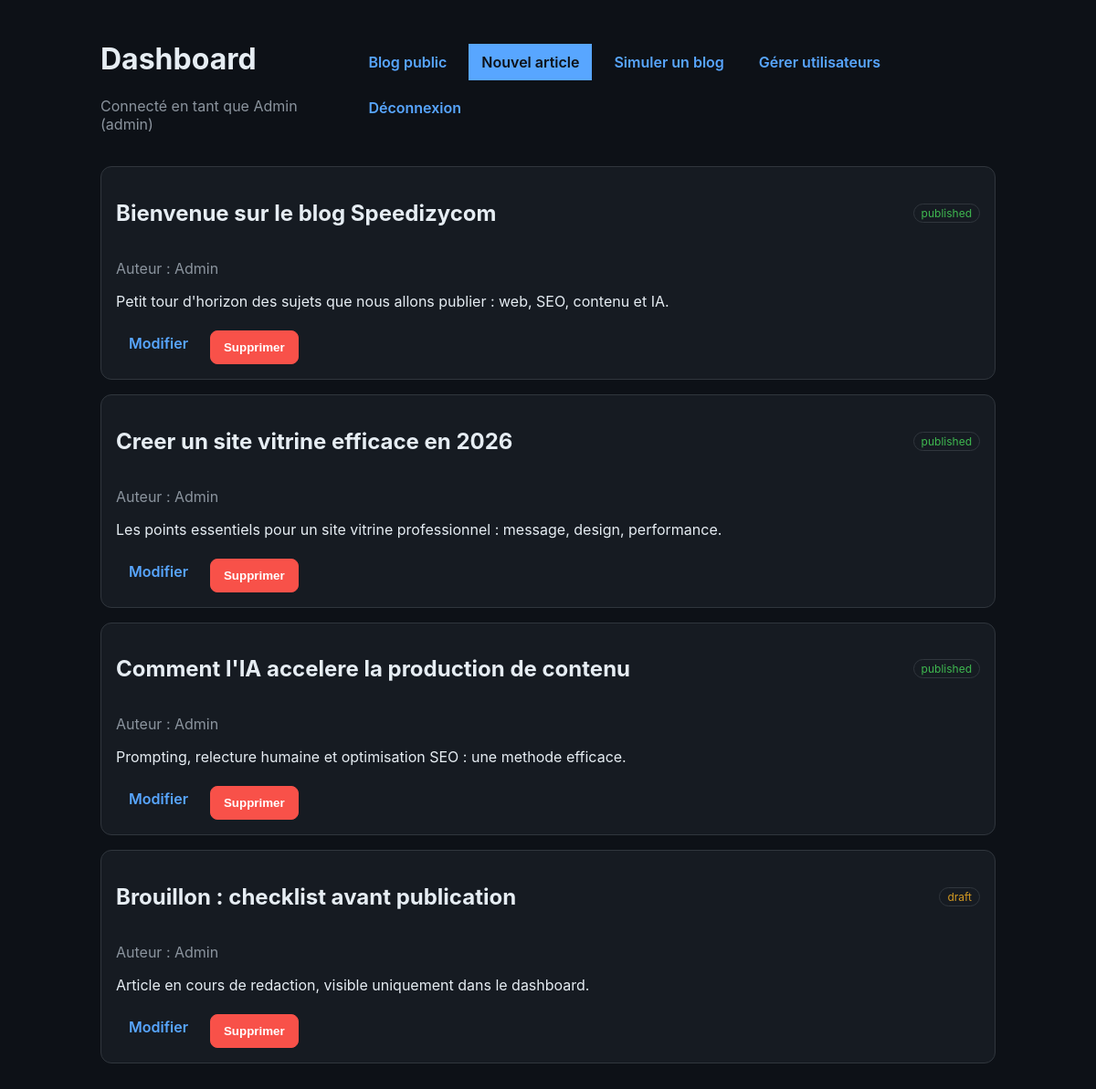
/dashboard.php (signed in), run on the app's committed database.
### tables this page shows
CREATE TABLE posts (
            id INTEGER PRIMARY KEY AUTOINCREMENT,
            title TEXT NOT NULL,
            slug TEXT NOT NULL UNIQUE,
            excerpt TEXT,
            content TEXT NOT NULL,
            status TEXT NOT NULL DEFAULT 'draft',
            author_id INTEGER NOT NULL,
            created_at TEXT NOT NULL DEFAULT CURRENT_TIMESTAMP,
            updated_at TEXT,
            published_at TEXT,
            FOREIGN KEY(author_id) REFERENCES users(id) ON DELETE CASCADE
        );

CREATE TABLE users (
            id INTEGER PRIMARY KEY AUTOINCREMENT,
            name TEXT NOT NULL,
            email TEXT NOT NULL UNIQUE,
            password_hash TEXT NOT NULL,
            role TEXT NOT NULL DEFAULT 'editor',
            created_at TEXT NOT NULL DEFAULT CURRENT_TIMESTAMP
        );

### lib/auth.php (called while the page is built, shortened)
<?php
function e(?string $value): string
{
    return htmlspecialchars((string) $value, ENT_QUOTES, "UTF-8");
}
function current_user(): ?array
{
    return $_SESSION["user"] ?? null;
}
function is_admin(): bool
{
    $user = current_user();
    return $user !== null && $user["role"] === "admin";
}

### public/dashboard.php (the view, shortened to what this page needs)
<?php
require_once __DIR__ . "/../lib/auth.php";
$user = current_user();
if (is_admin()) {
    $stmt = $pdo->query(
        "SELECT posts.*, users.name AS author_name
         FROM posts
         JOIN users ON users.id = posts.author_id
         ORDER BY datetime(posts.created_at) DESC"
    );
}
$posts = $stmt->fetchAll();
?>
<!DOCTYPE html>
<html lang="fr">
<head>
  <link rel="stylesheet" href="admin.css">
</head>
<body>
  <div class="wrap">
    <div class="topbar">
      <div>
        <h1>Dashboard</h1>
        <p class="muted">Connecté en tant que <?= e($user["name"]) ?> (<?= e($user["role"]) ?>)</p>
      </div>
      <div class="row">
        <a class="btn btn-secondary" href="index.php">Blog public</a>
        <a class="btn" href="post_form.php">Nouvel article</a>
        <?php if (is_admin()): ?>
          <a class="btn btn-secondary" href="seed_demo.php">Simuler un blog</a>
          <a class="btn btn-secondary" href="users.php">Gérer utilisateurs</a>
        <?php endif; ?>
        <a class="btn btn-secondary" href="logout.php">Déconnexion</a>
      </div>
    </div>
    <?php foreach ($posts as $post): ?>
      <article class="card">
        <div class="row" style="justify-content: space-between; align-items: center;">
          <h2><?= e($post["title"]) ?></h2>
          <span class="tag <?= $post["status"] === "published" ? "status-published" : "status-draft" ?>">
            <?= e($post["status"]) ?>
          </span>
        </div>
        <p class="muted">Auteur : <?= e($post["author_name"]) ?></p>
        <?php if (!empty($post["excerpt"])): ?>
          <p><?= nl2br(e($post["excerpt"])) ?></p>
        <?php endif; ?>
        <div class="row">
          <a class="btn btn-secondary" href="post_form.php?id=<?= (int) $post["id"] ?>">Modifier</a>
          <form method="post" action="post_delete.php" onsubmit="return confirm('Supprimer cet article ?');">
            <button class="danger" type="submit">Supprimer</button>
          </form>
        </div>
      </article>
    <?php endforeach; ?>
  </div>
</body>
</html>

### public/admin.css (style rules this page uses)
body { margin: 0; font-family: Inter, Arial, sans-serif; background: #0d1117; color: #e6edf3; }
.wrap { max-width: 980px; margin: 0 auto; padding: 24px 16px 40px; }
.topbar { display: flex; justify-content: space-between; align-items: center; gap: 12px; margin-bottom: 20px; }
.card { background: #161b22; border: 1px solid #30363d; border-radius: 12px; padding: 16px; margin-bottom: 16px; }
a { color: #58a6ff; text-decoration: none; }
input, textarea, select, button { width: 100%; box-sizing: border-box; padding: 10px; border-radius: 8px; border: 1px solid #30363d; background: #0d1117; color: #e6edf3; margin-top: 6px; }
button, .btn { display: inline-block; width: auto; cursor: pointer; background: #58a6ff; color: #0d1117; border-color: #58a6ff; font-weight: 600; padding: 10px 14px; }
.btn-secondary { background: transparent; color: #58a6ff; }
.muted { color: #8b949e; }
.row { display: flex; gap: 10px; flex-wrap: wrap; }
.tag { display: inline-block; padding: 2px 8px; font-size: 12px; border-radius: 999px; border: 1px solid #30363d; color: #8b949e; }
.status-published { color: #3fb950; }
.status-draft { color: #d29922; }
.danger { background: #f85149; border-color: #f85149; color: #fff; }

### data on the page
posts: title "Bienvenue sur le blog Speedizycom", status "published", author.name "Admin", excerpt "Petit tour d'horizon des sujets que nous allons publier : web, SEO, contenu et IA."
posts: title "Creer un site vitrine efficace en 2026", status "published", author.name "Admin", excerpt "Les points essentiels pour un site vitrine professionnel : message, design, performance."
posts: title "Comment l'IA accelere la production de contenu", status "published", author.name "Admin", excerpt "Prompting, relecture humaine et optimisation SEO : une methode efficace."
posts: title "Brouillon : checklist avant publication", status "draft", author.name "Admin", excerpt "Article en cours de redaction, visible uniquement dans le dashboard."

### other printed values
$user["name"] "Admin"
$user["role"] "admin"
